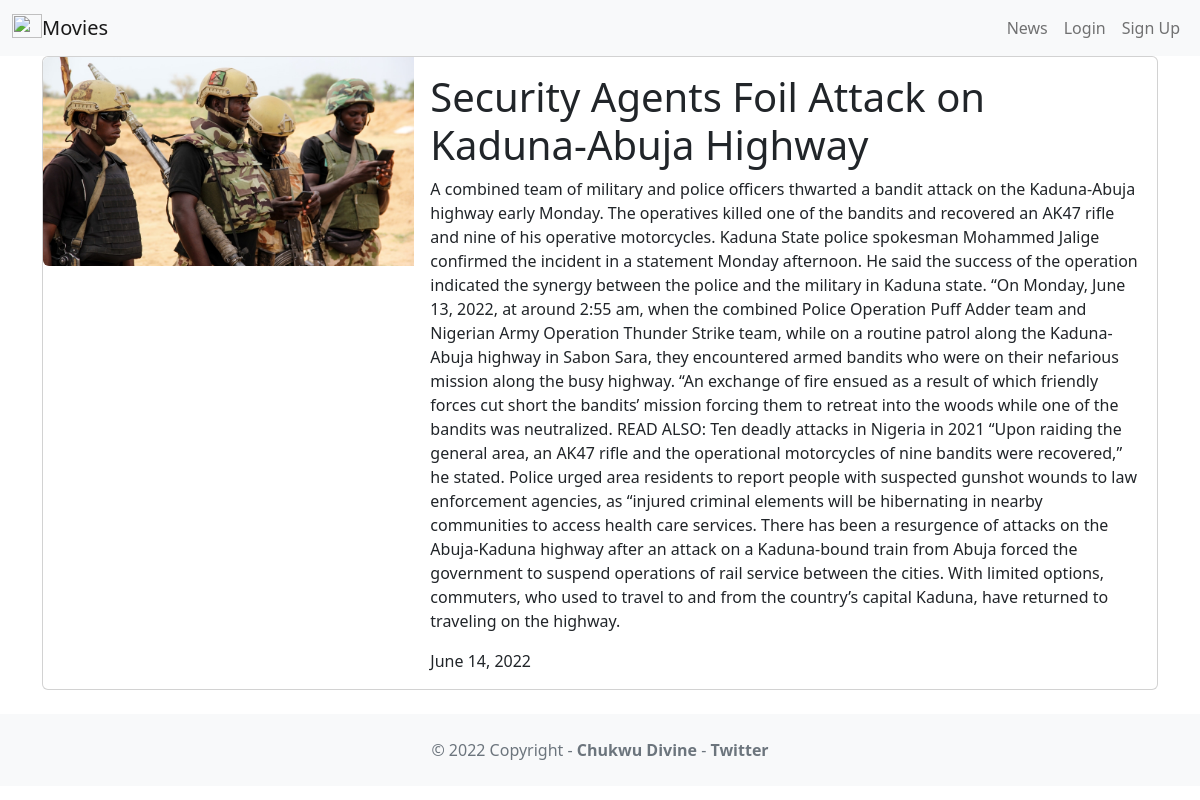
Screenshot of /news/1 with the database file from the repository.
### news/models.py (models this page shows, shortened)
class News(models.Model):
    headline = models.CharField(max_length=200)
    image = models.ImageField(upload_to='news/images/')
    body = models.TextField()
    date = models.DateField()

### news/views.py (the view)
# urls.py: path('<int:news_id>', views.ndetail, name='ndetail'),
def ndetail(request, news_id):
    nnews = get_object_or_404(News, pk=news_id)
    return render(request, 'ndetail.html', {'news': nnews})

### news/templates/ndetail.html (shortened to what this page needs)
<!DOCTYPE html>
<html lang="en">
<head>
</head>
<body>
{% extends 'base.html' %}
{% block content %}
<div class="card mb-3">
<div class="row g-0">
<div class="col-md-4">
<img src="{{ news.image.url }}" class="img-fluid rounded-start" alt="">
</div>
<div class="col-md-8">
<div class="card-body">
<h1 class="card-title">{{ news.headline }}</h1>
<p class="card-text">{{ news.body }}</p> <p class="card-text">
{{ news.date }}
</p>
</div>
</div>
</div>
</div>
{% endblock content %}

### rows the page displays
News: image (picture), headline "Security Agents Foil Attack on Kaduna-Abuja Highway", body "A combined team of military and police officers thwarted a bandit attack on the Kaduna-Abuja highway early Monday. The operatives killed one of the bandits and recovered an AK47 rifle and nine of his operative motorcycles. Kaduna State police spokesman Mohammed Jalige confirmed the incident in a statement Monday afternoon. He said the success of the operation indicated the synergy between the police and the military in Kaduna state. “On Monday, June 13, 2022, at around 2:55 am, when the combined Police Operation Puff Adder team and Nigerian Army Operation Thunder Strike team, while on a routine patrol along the Kaduna-Abuja highway in Sabon Sara, they encountered armed bandits who were on…", date "June 14, 2022"
